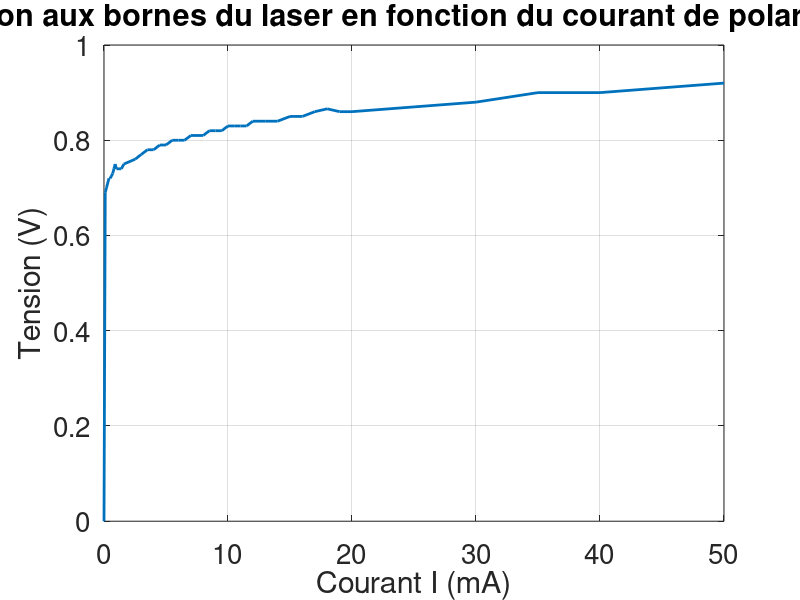

MATLAB code to generate this figure: (Note: this script raises an error after producing the figure.)
% Script pour afficher les courbes des mesures effectuées en TP

clear
close all

%% Q3
figure(3)
V = [0 0.69 0.7 0.72 0.72 0.73 0.74 0.75 0.74 0.74 0.75 0.76 0.77 0.78 0.78 0.79 0.79 0.8 0.8 0.8 0.81 0.81 0.81 0.82 0.82 0.82 0.83 0.83 0.83 0.83 0.84 0.84 0.84 0.85 0.85 0.86 0.866 0.86 0.86 0.87 0.88 0.9 0.9 0.91 0.92]; %V
I = [0 0.1 0.2 0.4 0.5 0.7 0.8 0.9 1 1.4 1.6 2.5 3 3.5 4 4.5 5 5.5 6 6.5 7 7.5 8 8.5 9 9.5 10 10.5 11 11.5 12 13 14 15 16 17 18 19 20 25 30 35 40 45 50]; %mA
plot(I,V,'LineWidth',2)
xlabel("Courant I (mA)")
ylabel("Tension (V)")
title("tension aux bornes du laser en fonction du courant de polarisation")

grid on
set(gca, 'FontSize', 20)
set(gca, 'FontName', 'default')
set(get(gca,'Title'), 'FontSize', 21)
set(get(gca,'xlabel'), 'FontSize', 21)
set(get(gca,'ylabel'), 'FontSize', 21)


%% Q6
figure(6)
Ipolar = [0 2 4 6 8 10 12 14 14.5 15 15.5 16 16.5 17 17.5 18 18.5 19 19.5 20 25 30 35 40]; %mA
P = [1.562e-3 0.229 0.540 1.007 1.748 2.986 5 8.365 9.416 10.85 12.26 14.2 16.22 18.87 21.6 28.06 71.5 0.145e3 0.207e3 0.28e3 0.97e3 1.625e3 2.253e3 2.866e3]*1e-3; %mW
plot(Ipolar, P,'LineWidth',2)
xlabel("Courant I (mA)")
ylabel("Puissance (mW)")
title("Puissance optique en sortie du laser en fonction du courant de polarisation")

grid on
set(gca, 'FontSize', 20)
set(gca, 'FontName', 'default')
set(get(gca,'Title'), 'FontSize', 21)
set(get(gca,'xlabel'), 'FontSize', 21)
set(get(gca,'ylabel'), 'FontSize', 21)

%% Q8
figure(8)
I_plot = linspace(20,150, 100)*1e-3;
R = 2;
Is = 18.5e-3;
Vd = 0.83;  
eta_ext = 0.1283;
eta_wpe = eta_ext*(1-Is./I_plot)./(Vd+R*I_plot)*100; % en %
% ylim([0 10])
plot(I_plot, eta_wpe,'LineWidth',2)
xlabel("Courant I (mA)")
ylabel("rendement à la prise WPE (%)")
title("rendement à la prise WPE en fonction du courant de polarisation")


grid on
set(gca, 'FontSize', 20)
set(gca, 'FontName', 'default')
set(get(gca,'Title'), 'FontSize', 21)
set(get(gca,'xlabel'), 'FontSize', 21)
set(get(gca,'ylabel'), 'FontSize', 21)

%% Q11
figure(11)
I_11 = [17 17.2 17.4 17.6 17.8 18 18.2 18.4 18.6 18.8 19 20 21 22 23 24 25 26 27 28 29 30 35 40 45 50 55 60 65 70 75 80];
lambda = (1554+[.3234 .315 .3108 .3024 .294 .2856 .273 .2688 .2646 .2604 .2604 .2604 .2646 .2688 .273 .2814 .294 .2982 .3024 .3066 .3108 .315 .336 .357 .3822 .399 .42 .4452 .4662 .4872 .5082 .5334])*1e-9;
plot(I_11, lambda*1e9, LineWidth=2)
xlabel("Courant I (mA)")
ylabel("longueur d'onde du pic central (nm)")
title('Dérive de la longueur d''onde d''émission en fonction du courant de polarisation')

grid on
set(gca, 'FontSize', 20)
set(gca, 'FontName', 'default')
set(get(gca,'Title'), 'FontSize', 21)
set(get(gca,'xlabel'), 'FontSize', 21)
set(get(gca,'ylabel'), 'FontSize', 21)
%% Q12
figure(12)
I_12 = [18.5 19 19.5 20 21 22 23 24 25 30 35 40 50 60 70 80];
Power_princi = [-37 -29.5 -17.54 -14.3 -11.08 -9.33 -8.1 -7.14 -6.34 -3.76 -2.2 -1.07 0.58 1.69 2.62 3.38]; %dBm
Power_second = [-41.96 -39.408 -38.712 -38.712 -39.176 -39.64 -40.104 -40.336 -40.8 -41.96 -42.696 -43.088 -43.872 -44.6 -45.128 -45.392]; %dBm
plot(I_12, -Power_second+Power_princi,LineWidth=2)
xlabel("Courant I (mA)")
ylabel('taux de compression (dB)')
title('Taux de suppression des modes secondaires en fonction du courant de polarisation')



grid on
set(gca, 'FontSize', 20)
set(gca, 'FontName', 'default')
set(get(gca,'Title'), 'FontSize', 21)
set(get(gca,'xlabel'), 'FontSize', 21)
set(get(gca,'ylabel'), 'FontSize', 21)

%% Q13
figure(13)
c = 3e8;
n = 1;
f = c./(n*lambda);
fref = c/(n*1554.1624*1e-9);
delta = abs(fref-f)*1e-9;
plot(I_11(17:end), delta(17:end), LineWidth= 2);
xlabel('Courant I (mA)')
ylabel("delta fréquence (GHz)")
title("Dérive de la fréquence thermique en fonction du courant de polarisation et au dessus du seuil")

grid on
set(gca, 'FontSize', 20)
set(gca, 'FontName', 'default')
set(get(gca,'Title'), 'FontSize', 21)
set(get(gca,'xlabel'), 'FontSize', 21)
set(get(gca,'ylabel'), 'FontSize', 21)

